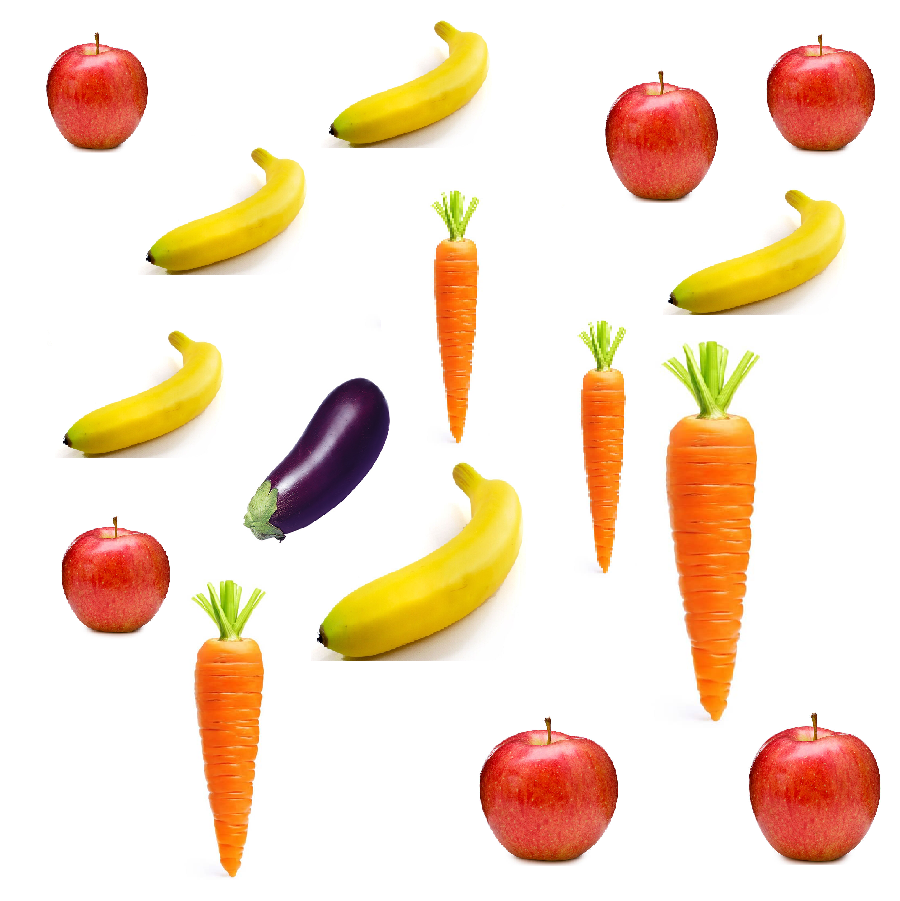
#> input picture Foto5.png, 900 x 901 px, found by its file name
$ python SegmentacionYcuenta.py
#> lines starting #> are read from the running program, lines starting #| are printed output that depends on the picture; after the words box and inside, x2 and y2 are one past the last pixel; in counts of white or black regions, pixels touching at a corner belong together
import cv2 # OpenCV para computer vision
import numpy as np # Para cálculo de matrices
import matplotlib.pyplot as plt #Para graficar
import os #Habilita el manejo de directorios
#Leyendo imagen de entrada
Ruta = r'C:\Users\user\Desktop\Procesamiento de Imagenes\Final\Foto5.png' #Ubicación de la imagen desde el google drive
Imagen = cv2.imread(Ruta)#Lee
#> Imagen is the input picture: shape (901, 900, 3); mean B, G, R 205.8, 224.6, 245.2
plt.imshow(Imagen[:,:,[2,1,0]].astype('uint8'),vmin=0, vmax=255)
plt.show()

[Fl, Cl, CH]=Imagen.shape
#Extracción de canales en HSV
Imagen=Imagen[:,:,[2,1,0]]
Imagen_hsv = cv2.cvtColor(Imagen,cv2.COLOR_BGR2HSV)
#> Imagen_hsv: shape (901, 900, 3); mean H, S, V 29.3, 47.4, 245.7
Hue=Imagen_hsv[:,:,0]
Saturation=Imagen_hsv[:,:,1]
Value=Imagen_hsv[:,:,2]
#Extracción de canales en RGB
#Imagen=Imagen[:,:,[2,1,0]]#Organiza
Rojo=Imagen[:,:,2]
Verde=Imagen[:,:,1]
Azul=Imagen[:,:,0]
Gris=cv2.cvtColor(Imagen, cv2.COLOR_BGR2GRAY)

#Mostrando en pantalla
#print('Mostrando gráficos en RGB & HSV')
fig, axs =plt.subplots(2, 4,figsize=(10,10))
axs[0, 0].imshow(Imagen[:,:,[2,1,0]].astype('uint8'),vmin=0, vmax=255)
axs[0, 0].set_title('Original')
axs[0, 1].imshow(Rojo.astype('uint8'),vmin=0, vmax=255,cmap='gray')
axs[0, 1].set_title('Rojo')
axs[0, 2].imshow(Verde.astype('uint8'),vmin=0, vmax=255,cmap='gray')
axs[0, 2].set_title('Verde')
axs[0, 3].imshow(Azul.astype('uint8'),vmin=0, vmax=255,cmap='gray')
axs[0, 3].set_title('Azul')
axs[1, 0].imshow(Gris.astype('uint8'),vmin=0, vmax=255,cmap='gray')
axs[1, 0].set_title('Gris')
axs[1, 1].imshow(Hue.astype('uint8'),vmin=0, vmax=179,cmap='gray')
axs[1, 1].set_title('Tono')
axs[1, 2].imshow(Saturation.astype('uint8'),vmin=0, vmax=255,cmap='gray')
axs[1, 2].set_title('Saturación')
axs[1, 3].imshow(Value.astype('uint8'),vmin=0, vmax=255,cmap='gray')
axs[1, 3].set_title('Intensidad')
#plt.show()
#print('')

#Segmentando Berenjenas
Bin_Berenjena=np.zeros((Fl,Cl))
Bin_Berenjena_1=np.zeros((Fl,Cl))
Bin_Berenjena_2=np.zeros((Fl,Cl))
Bin_Berenjena = (Hue > 157)
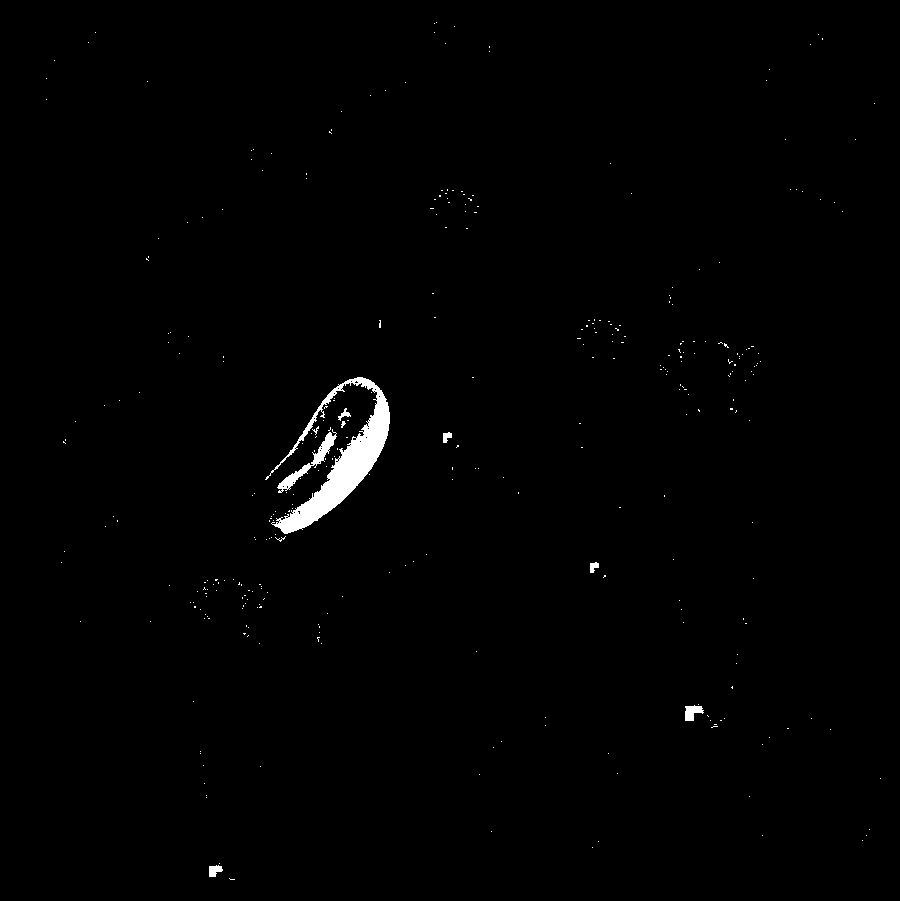
#> Bin_Berenjena: shape (901, 900) bool; 0.82% white; 336 white regions (327 under 20 px), largest, box (x1, y1, x2, y2) and area: (265, 377, 390, 534) 4887, (277, 429, 337, 493) 646, (685, 705, 704, 721) 196
print('Segmentada')
plt.imshow(Bin_Berenjena.astype('uint8'),cmap='gray',vmin=0, vmax=1,)
plt.show()
plt.title='0'

#Mejorando regiones
kernel = cv2.getStructuringElement(cv2.MORPH_ELLIPSE,(35,35))
Bin_Berenjena_1 = cv2.morphologyEx(Bin_Berenjena.astype('uint8'), cv2.MORPH_CLOSE, kernel)
#> Bin_Berenjena_1: shape (901, 900); values 0 (black) and 1 (white), 2.4% white; 127 white regions (110 under 20 px), largest, box (x1, y1, x2, y2) and area: (252, 377, 390, 542) 11647, (660, 341, 761, 415) 1804, (188, 579, 268, 638) 1475
kernel2 = cv2.getStructuringElement(cv2.MORPH_ELLIPSE,(40,40))
Bin_Berenjena_2= cv2.morphologyEx(Bin_Berenjena_1.astype('uint8'), cv2.MORPH_OPEN, kernel2)
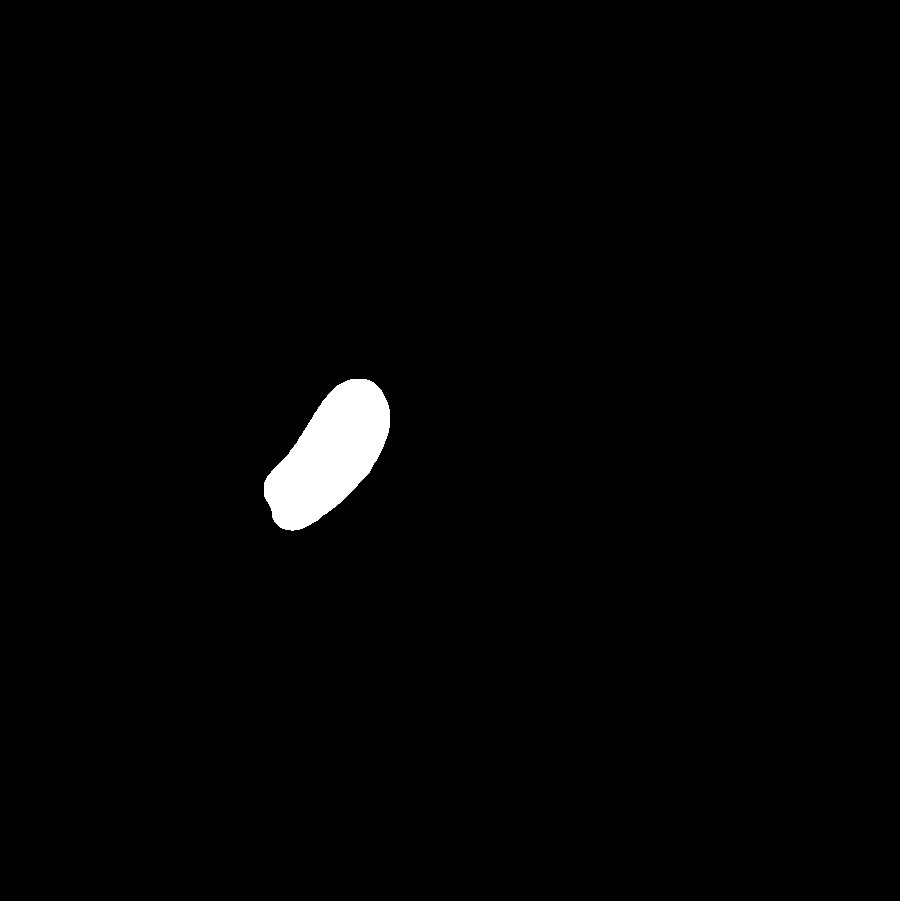
#> Bin_Berenjena_2: shape (901, 900); values 0 (black) and 1 (white), 1.4% white; 1 white region
print('Mejorada')
plt.imshow(Bin_Berenjena_2.astype('uint8'),cmap='gray',vmin=0, vmax=1,)
plt.show()
plt.title='0'

#Contando objetos
(Bordes_Berenjena,_) =cv2.findContours(Bin_Berenjena_2, cv2.RETR_EXTERNAL, cv2.CHAIN_APPROX_SIMPLE)
#> Bordes_Berenjena = 1 contour; box (x1, y1, x2, y2) and area: (264, 379, 390, 531) 10981
print('Usted tiene ', len(Bordes_Berenjena), 'Berenjenas' )
#| Usted tiene  1 Berenjenas
print('El valor que debe pagar es: ', 1800*len(Bordes_Berenjena), 'pesos')
#| El valor que debe pagar es:  1800 pesos

#Buscando Zanahorias
Bin_Zanahoria=np.zeros((Fl,Cl))
Bin_Zanahoria_1=np.zeros((Fl,Cl))
Bin_Zanahoria_2=np.zeros((Fl,Cl))
Bin_Zanahoria = (Verde > 140)*(Verde< 170)*(Value > 245)*(Saturation > 140)
#> Bin_Zanahoria: shape (901, 900) bool; 0.64% white; 281 white regions (231 under 20 px), largest, box (x1, y1, x2, y2) and area: (677, 421, 755, 456) 656, (715, 624, 740, 653) 281, (204, 642, 261, 661) 266
# [6 lines of commented-out code are left out]
kernel = cv2.getStructuringElement(cv2.MORPH_ELLIPSE,(50,50))
Bin_Zanahoria_1 = cv2.morphologyEx(Bin_Zanahoria.astype('uint8'), cv2.MORPH_CLOSE, kernel)
#> Bin_Zanahoria_1: shape (901, 900); values 0 (black) and 1 (white), 3.2% white; 4 white regions, box (x1, y1, x2, y2) and area: (669, 422, 756, 720) 12004, (198, 643, 263, 876) 7172, (587, 374, 627, 573) 3525, (440, 244, 478, 443) 3507
kernel2 = cv2.getStructuringElement(cv2.MORPH_ELLIPSE,(20,20))
Bin_Zanahoria_2= cv2.morphologyEx(Bin_Zanahoria_1.astype('uint8'), cv2.MORPH_OPEN, kernel2)
#> Bin_Zanahoria_2: shape (901, 900); values 0 (black) and 1 (white), 2.8% white; 4 white regions, box (x1, y1, x2, y2) and area: (675, 424, 756, 711) 11784, (202, 646, 263, 865) 6955, (448, 251, 479, 342) 2090, (595, 381, 626, 472) 2090
kernel3 = cv2.getStructuringElement(cv2.MORPH_ELLIPSE,(17,17))
Bin_Zanahoria_3 = cv2.dilate(Bin_Zanahoria_2.astype('uint8'),kernel3)
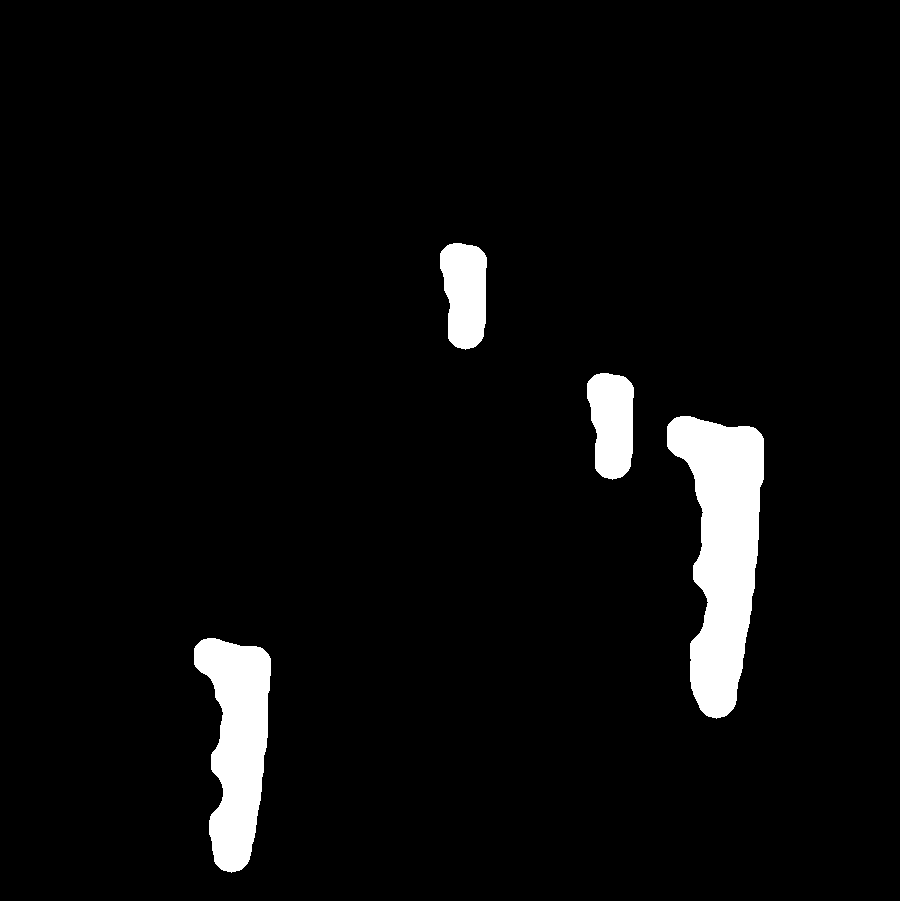
#> Bin_Zanahoria_3: shape (901, 900); values 0 (black) and 1 (white), 4.6% white; 4 white regions
# [4 lines of commented-out code are left out]


(Bordes_Zanahoria,_) =cv2.findContours(Bin_Zanahoria_3, cv2.RETR_EXTERNAL, cv2.CHAIN_APPROX_SIMPLE)
#> Bordes_Zanahoria = 4 contours; box (x1, y1, x2, y2) and area: (667, 416, 764, 719) 17132, (194, 638, 271, 873) 11078, (587, 373, 634, 480) 3910, (440, 243, 487, 350) 3910
#print('Usted tiene', len(Bordes_Zanahoria), 'Zanahorias' )
#print('El valor que debe pagar es: ', 300*len(Bordes_Zanahoria), 'pesos')

#Buscando Manzanas
Bin_Manzana=np.zeros((Fl,Cl))
Bin_Manzana_1=np.zeros((Fl,Cl))
Bin_Manzana_2=np.zeros((Fl,Cl))
Bin_Manzana = (Azul>200)*(Azul<220)*(Hue>80)*(Hue<140)*(Verde>30)*(Verde<58)
#> Bin_Manzana: shape (901, 900) bool; 1.1% white in thin lines or dots, all inside (x1, y1, x2, y2) = (53, 44, 869, 853)
print('Segmentada')
plt.imshow(Bin_Manzana.astype('uint8'),cmap='gray',vmin=0, vmax=1,)
plt.show()
plt.title='0'

#Mejorando resultado con apertura y cierre
kernel = cv2.getStructuringElement(cv2.MORPH_ELLIPSE,(50,50))
Bin_Manzana_1 = cv2.morphologyEx(Bin_Manzana.astype('uint8'), cv2.MORPH_CLOSE, kernel)
#> Bin_Manzana_1: shape (901, 900); values 0 (black) and 1 (white), 6.3% white; 17 white regions (4 under 20 px), largest, box (x1, y1, x2, y2) and area: (488, 732, 605, 851) 10892, (758, 729, 869, 853) 10701, (613, 84, 709, 188) 7988
kernel2 = cv2.getStructuringElement(cv2.MORPH_ELLIPSE,(20,20))
Bin_Manzana_2= cv2.morphologyEx(Bin_Manzana_1.astype('uint8'), cv2.MORPH_OPEN, kernel2)
#> Bin_Manzana_2: shape (901, 900); values 0 (black) and 1 (white), 6.1% white; 6 white regions, box (x1, y1, x2, y2) and area: (489, 734, 605, 850) 10886, (759, 730, 869, 851) 10674, (614, 86, 707, 188) 7957, (775, 49, 866, 142) 6732, (70, 531, 161, 624) 6732, (55, 46, 138, 140) 6250
kernel3 = cv2.getStructuringElement(cv2.MORPH_ELLIPSE,(17,17))
Bin_Manzana_3 = cv2.dilate(Bin_Manzana_2.astype('uint8'),kernel3)
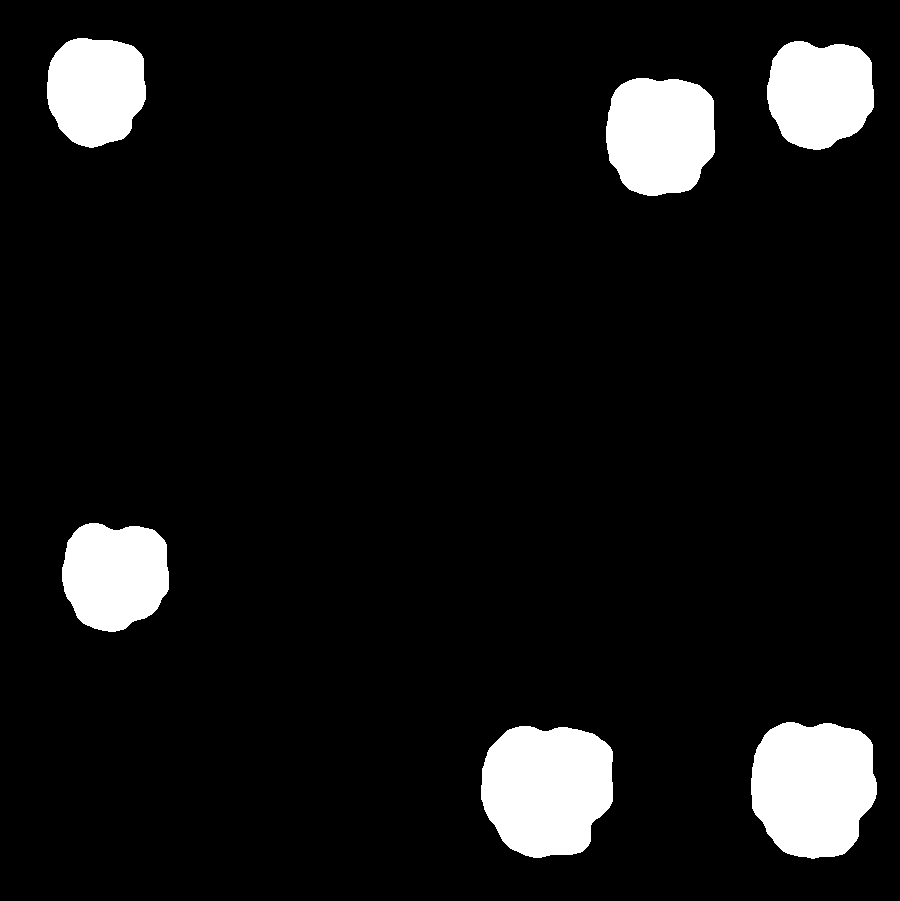
#> Bin_Manzana_3: shape (901, 900); values 0 (black) and 1 (white), 8.2% white; 6 white regions
print('Mejorada')
plt.imshow(Bin_Manzana_2.astype('uint8'),cmap='gray',vmin=0, vmax=1,)
plt.show()
plt.title='0'


(Bordes_Manzana,_) =cv2.findContours(Bin_Manzana_3, cv2.RETR_EXTERNAL, cv2.CHAIN_APPROX_SIMPLE)
#> Bordes_Manzana = 6 contours; box (x1, y1, x2, y2) and area: (481, 726, 613, 858) 13986, (751, 722, 877, 859) 13747, (606, 78, 715, 196) 10610, (62, 523, 169, 632) 9208, (767, 41, 874, 150) 9208, (47, 38, 146, 148) 8610
#print('Usted tiene', len(Bordes_Manzana), 'Manzanas' )
#print('El valor que debe pagar es: ', 300*len(Bordes_Manzana), 'pesos')

#Buscando Bananos
Bin_Banano=np.zeros((Fl,Cl))
Bin_Banano_1=np.zeros((Fl,Cl))
Bin_Banano_2=np.zeros((Fl,Cl))
Bin_Banano = (Gris>160)*(Gris<180)*(Saturation>170)*(Saturation<240)
#> Bin_Banano: shape (901, 900) bool; 2.1% white; 283 white regions (263 under 20 px), largest, box (x1, y1, x2, y2) and area: (340, 463, 516, 608) 4992, (692, 191, 840, 281) 2715, (352, 28, 484, 112) 2411
# [6 lines of commented-out code are left out]
kernel2 = cv2.getStructuringElement(cv2.MORPH_ELLIPSE,(7,7))
Bin_Banano_1= cv2.morphologyEx(Bin_Banano.astype('uint8'), cv2.MORPH_OPEN, kernel2)
#> Bin_Banano_1: shape (901, 900); values 0 (black) and 1 (white), 1.4% white; 42 white regions, largest, box (x1, y1, x2, y2) and area: (388, 535, 485, 604) 1908, (351, 525, 473, 599) 1205, (731, 237, 810, 280) 1023
kernel = cv2.getStructuringElement(cv2.MORPH_ELLIPSE,(35,35))
Bin_Banano_2 = cv2.morphologyEx(Bin_Banano_1.astype('uint8'), cv2.MORPH_CLOSE, kernel)
#> Bin_Banano_2: shape (901, 900); values 0 (black) and 1 (white), 2.3% white; 5 white regions, box (x1, y1, x2, y2) and area: (351, 480, 515, 604) 5878, (706, 201, 838, 280) 3354, (358, 32, 482, 110) 3083, (175, 159, 299, 237) 3083, (92, 342, 216, 420) 3083
kernel3 = cv2.getStructuringElement(cv2.MORPH_ELLIPSE,(17,17))
Bin_Banano_3 = cv2.dilate(Bin_Banano_2.astype('uint8'),kernel3)
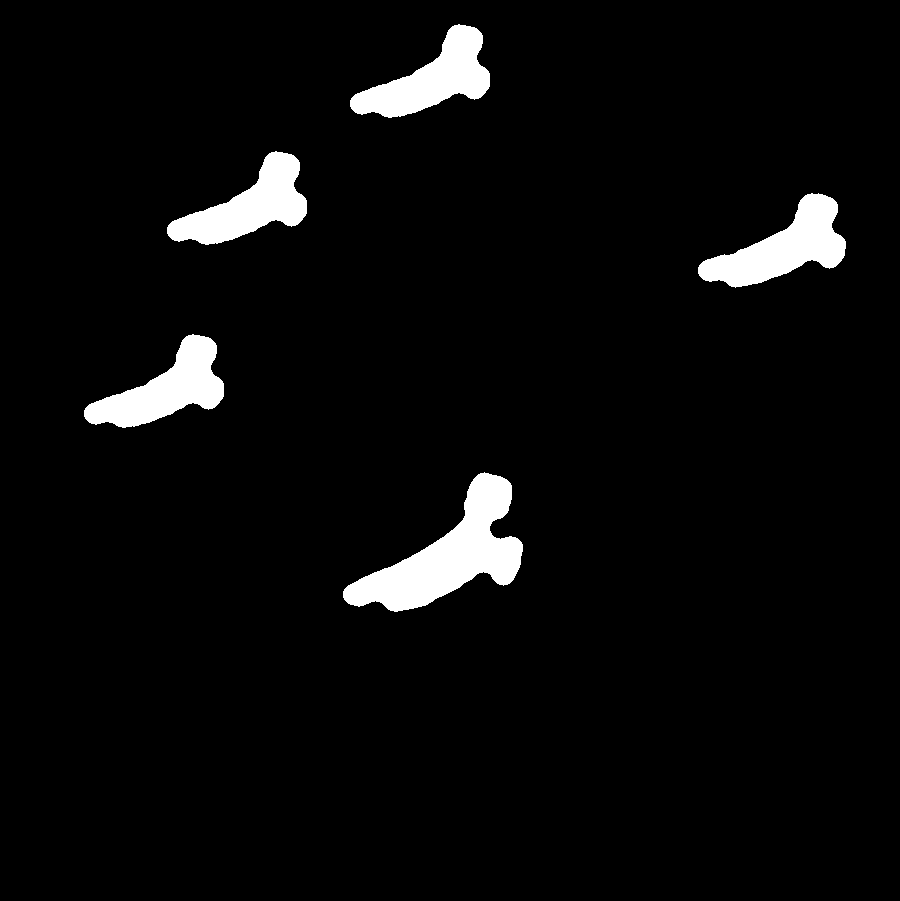
#> Bin_Banano_3: shape (901, 900); values 0 (black) and 1 (white), 4.3% white; 5 white regions
# [4 lines of commented-out code are left out]


(Bordes_Banano,_) =cv2.findContours(Bin_Banano_3, cv2.RETR_EXTERNAL, cv2.CHAIN_APPROX_SIMPLE)
#> Bordes_Banano = 5 contours; box (x1, y1, x2, y2) and area: (343, 472, 523, 612) 9926, (698, 193, 846, 288) 6204, (84, 334, 224, 428) 5821, (167, 151, 307, 245) 5821, (350, 24, 490, 118) 5821
#print('Usted tiene', len(Bordes_Banano), 'Bananos' )
#print('El valor que debe pagar es: ', 300*len(Bordes_Banano), 'pesos')


#Contando productos y calculando cuenta
if len(Bordes_Berenjena)>0:
  print('Su pedido contiene '+ str(len(Bordes_Berenjena))+' Berenjena(s), el subtotal de este producto es: ' + str(len(Bordes_Berenjena)*1900)+' Pesos.')
#| Su pedido contiene 1 Berenjena(s), el subtotal de este producto es: 1900 Pesos.
if len(Bordes_Zanahoria)>0:
  print('Su pedido contiene '+ str(len(Bordes_Zanahoria))+' Zanahoria(s), el subtotal de este producto es: ' + str(len(Bordes_Zanahoria)*600)+' Pesos.')
#| Su pedido contiene 4 Zanahoria(s), el subtotal de este producto es: 2400 Pesos.
if len(Bordes_Manzana)>0:
  print('Su pedido contiene '+ str(len(Bordes_Manzana))+' Manzana(s), el subtotal de este producto es: ' + str(len(Bordes_Manzana)*500)+' Pesos.')
#| Su pedido contiene 6 Manzana(s), el subtotal de este producto es: 3000 Pesos.
if len(Bordes_Banano)>0:
  print('Su pedido contiene '+ str(len(Bordes_Banano))+' Banano(s), el subtotal de este producto es: ' + str(len(Bordes_Banano)*300)+' Pesos.')
#| Su pedido contiene 5 Banano(s), el subtotal de este producto es: 1500 Pesos.
print('En total, su pedido suma: ' + str(len(Bordes_Berenjena)*1900 + len(Bordes_Zanahoria)*600 + len(Bordes_Manzana)*500 + len(Bordes_Banano)*300) + ' Pesos.')
#| En total, su pedido suma: 8800 Pesos.
